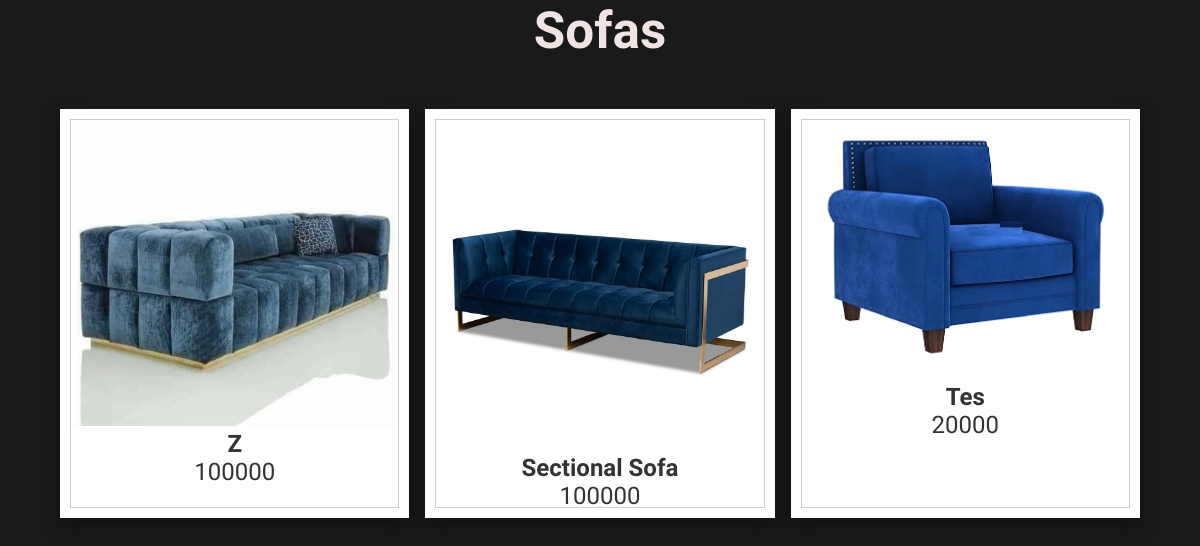
The page /products/1 on the database as committed earlier.
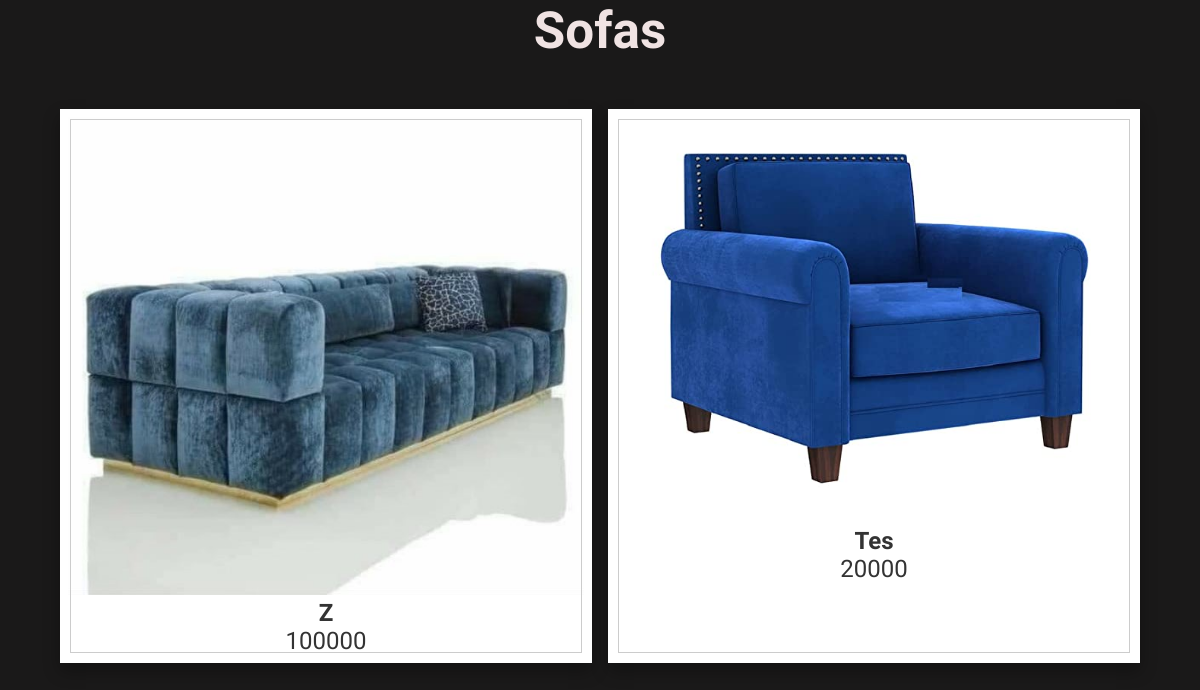
The same page on the database as committed later.
### server.py (models this page shows, shortened)
class Product(UserMixin, db.Model):
    id = db.Column(db.Integer, primary_key=True)
    name = db.Column(db.String(30), unique=True, nullable=False)
    disc = db.Column(db.String(3000), nullable=False)
    meterial_info = db.Column(db.String(3000), nullable=False)
    cat_id = db.Column(db.Integer)
    pw = db.Column(db.Integer)
    pd = db.Column(db.Integer)
    ph = db.Column(db.Integer)
    sd = db.Column(db.Integer)
    sh = db.Column(db.Integer)
    sw = db.Column(db.Integer)
    ah = db.Column(db.Integer)
    bh = db.Column(db.Integer)
    lh = db.Column(db.Integer)
    price = db.Column(db.Integer)
    img1 = db.Column(db.String(150), nullable=False)
    img2 = db.Column(db.String(150), nullable=False)
    img3 = db.Column(db.String(150), nullable=False)
    img4 = db.Column(db.String(150), nullable=False)

### server.py (the view)
@app.route('/products/<int:id>')
def product_display(id):
    all_products = Product.query.filter_by(cat_id=id)
    cat = Category.query.filter_by(id=id).first().name
    return render_template("new_product_list.html", all_products=all_products, cat=cat)

### templates/new_product_list.html (shortened to what this page needs)
<!DOCTYPE html>
<html lang="en">
<head>
    <link rel="stylesheet" href="{{url_for('static', filename='css/prodcss.css')}}">
</head>
<body>
    <div class="container">
        <h3 class="headeing">{{cat}}</h3>
        <div class="menu-container">
            {% for product in all_products %}
            <div class="menu" data-name="{{product.id}}">
                <img src="{{url_for('static', filename='img/productimg/'+product.img1)}}" alt="imag">
                <h3>{{ product.name }}</h3>
                <div class="price">{{product.price}}</div>
            </div>
            {% endfor %}
        </div>
    </div>
</body>
</html>

Rows that differ between the two databases and show on the page:
removed Product: img1 (picture), name "Sectional Sofa", price "100000"
